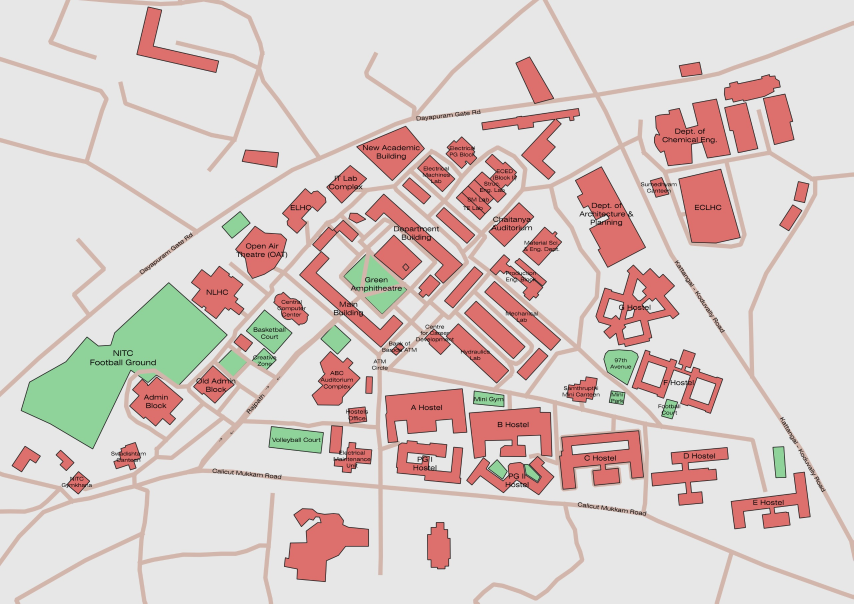
#> input picture real_map.jpeg, 2560 x 1810 px (shown at 1/3 size)
$ python trace-art-shapes.py real_map.jpeg
#> lines starting #> are read from the running program, lines starting #| are printed output that depends on the picture; after the words box and inside, x2 and y2 are one past the last pixel; in counts of white or black regions, pixels touching at a corner belong together
#!/usr/bin/env python3
"""
Traces outlines straight off the campus art, for the few shapes OpenStreetMap does not have.

    python3 scripts/trace-art-shapes.py real_map.jpeg

Most places get their footprint from OSM, which is surveyed and precise. A handful of
buildings are drawn on the art but absent from OSM entirely - G Hostel and the Department of
Chemical Engineering among them - so there is nothing to adopt. Rather than draw boxes by
eye, this flood-fills the drawn shape under each supplement point and traces its boundary,
which lands on the art's own edges to the pixel.

Fills in `outline` for any entry in scripts/place-supplement.json that lacks one and whose
point sits on a drawn shape, and writes the file back. Entries that already carry an outline
are left alone, so re-running is safe; delete an outline to force a re-trace.
"""

import json
import sys
from collections import deque
from pathlib import Path

import numpy as np
from PIL import Image

ROOT = Path(__file__).resolve().parent.parent
SUPPLEMENT = ROOT / "scripts" / "place-supplement.json"

# The art's flat fills. A pixel joins a shape if it is nearer this than TOLERANCE.
FAMILIES = {
    "building": (221, 112, 109),
    "green": (144, 211, 155),
}
TOLERANCE = 60

# Douglas-Peucker tolerance in art pixels. The shapes have long straight walls, so this
# throws away most of the staircase the tracer produces without rounding off real corners.
SIMPLIFY_EPSILON = 3.0


def family_mask(rgb, colour):
    distance = np.sqrt(((rgb.astype(np.int16) - np.array(colour, dtype=np.int16)) ** 2).sum(axis=2))
    return distance < TOLERANCE


def flood(mask, start):
    """The connected run of `mask` containing `start`, 4-connected."""
    h, w = mask.shape
    sx, sy = start
    if not (0 <= sx < w and 0 <= sy < h) or not mask[sy, sx]:
        return None
    seen = np.zeros_like(mask, dtype=bool)
    seen[sy, sx] = True
    queue = deque([(sx, sy)])
    while queue:
        x, y = queue.popleft()
        for nx, ny in ((x + 1, y), (x - 1, y), (x, y + 1), (x, y - 1)):
            if 0 <= nx < w and 0 <= ny < h and mask[ny, nx] and not seen[ny, nx]:
                seen[ny, nx] = True
                queue.append((nx, ny))
    return seen


# [63 lines left out: functions trace_boundary, perpendicular_distance, simplify, not called in this run]


def main():
    art = ROOT / (sys.argv[1] if len(sys.argv) > 1 else "real_map.jpeg")
    rgb = np.asarray(Image.open(art).convert("RGB"))
#> rgb is the input picture: shape (1810, 2560, 3); mean R, G, B 219, 205.3, 201.9
    masks = {name: family_mask(rgb, colour) for name, colour in FAMILIES.items()}
#> in family_mask, `distance = np.sqrt(((rgb.astype(np.int16) - np.array(colour, dtype=np...`:
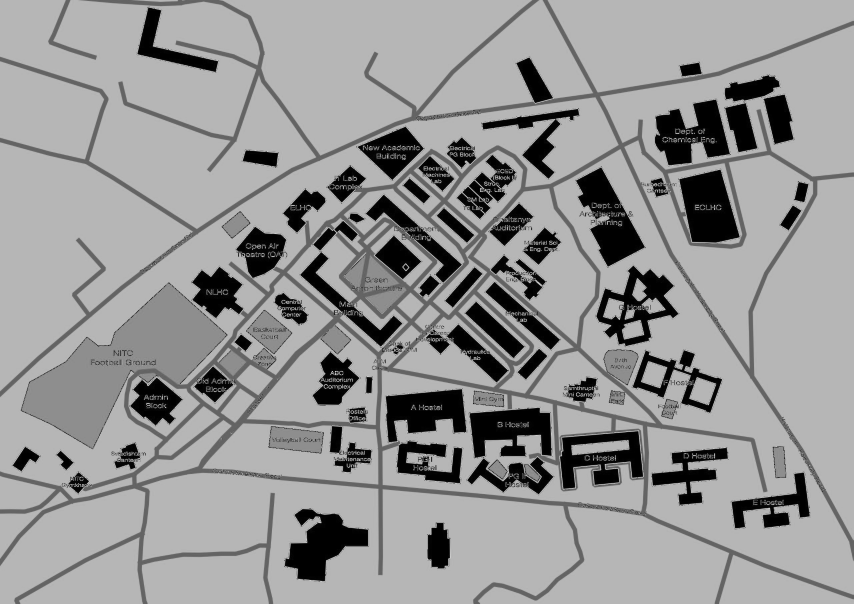
#> distance: shape (1810, 2560) float64 (shown at 1/3 size); 0.42% of the values are NaN or infinite; the others: min 0, max 239.1, mean 141.6; drawn with min black, max white, NaN and infinite black
#> in family_mask, `return distance < TOLERANCE`:
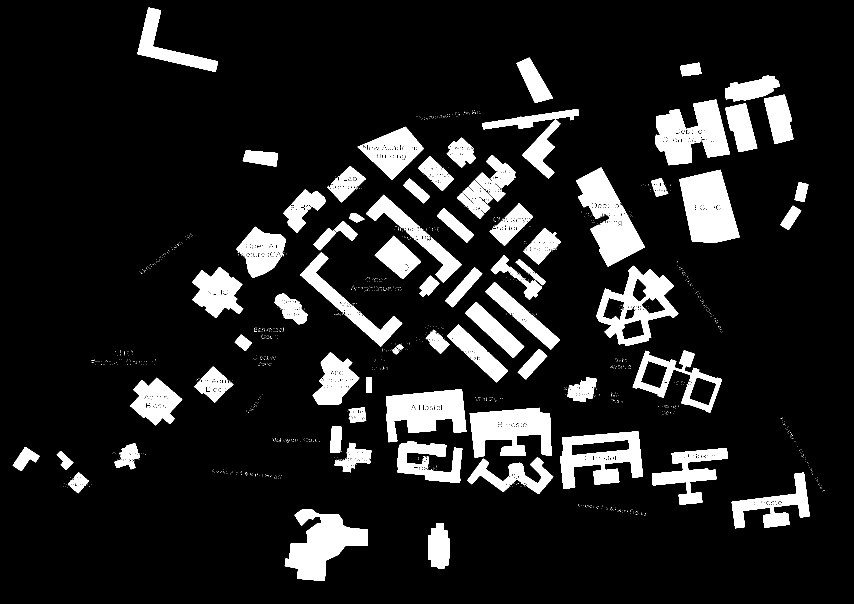
#> returned value: shape (1810, 2560) bool (shown at 1/3 size); 12.4% white; 1635 white regions (1478 under 20 px), largest, box (x1, y1, x2, y2) and area: (2038, 509, 2219, 728) 27153, (854, 1527, 1104, 1743) 27049, (1728, 502, 1934, 800) 26345
#> call 2 of family_mask, with colour = (144, 211, 155)
#> in family_mask (call 2), `distance = np.sqrt(((rgb.astype(np.int16) - np.array(colour, dtype=np...`:
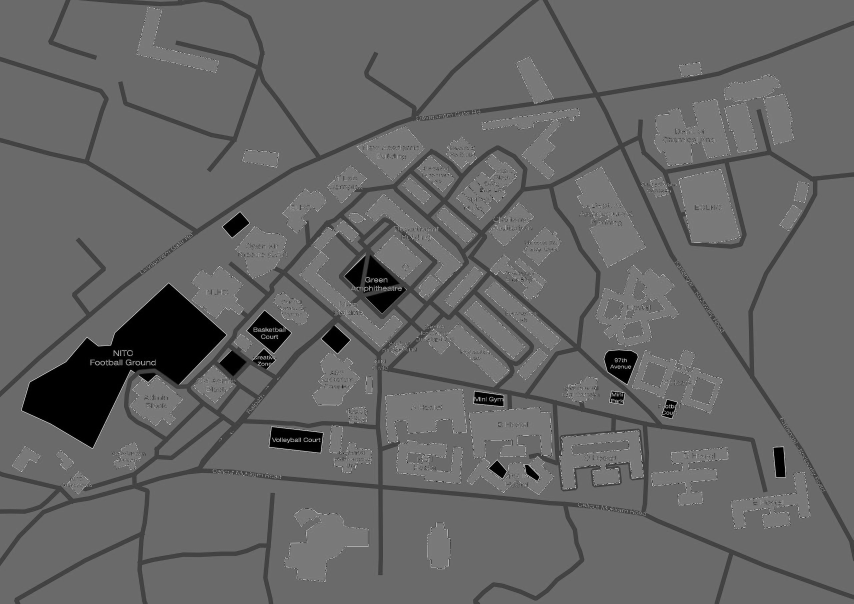
#> distance: shape (1810, 2560) float64 (shown at 1/3 size); 0.41% of the values are NaN or infinite; the others: min 1, max 278.4, mean 112.5; drawn with min black, max white, NaN and infinite black
#> in family_mask (call 2), `return distance < TOLERANCE`:
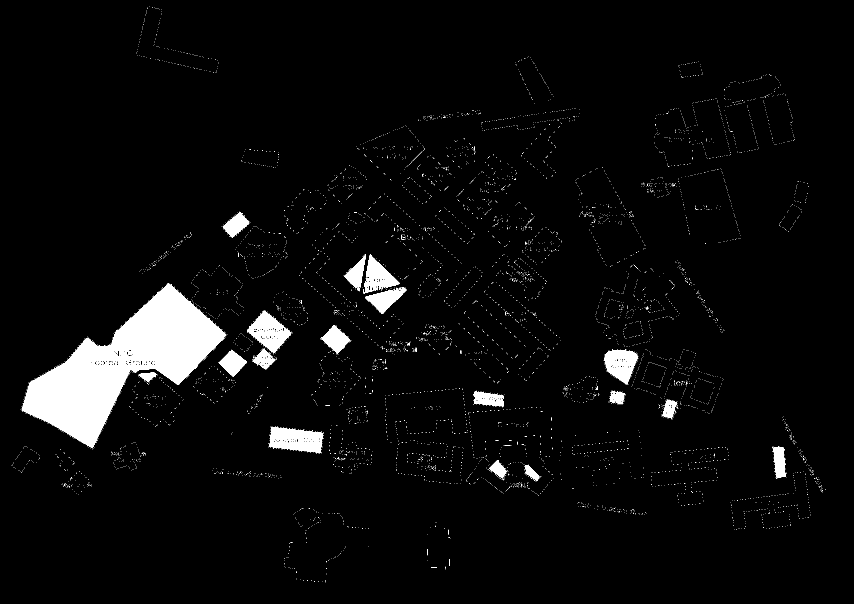
#> returned value: shape (1810, 2560) bool (shown at 1/3 size); 4% white; 7211 white regions (7169 under 20 px), largest, box (x1, y1, x2, y2) and area: (65, 850, 679, 1345) 114861, (808, 1281, 969, 1358) 8379, (741, 932, 874, 1060) 7452
#> masks = 2 items

    data = json.loads(SUPPLEMENT.read_text())
#> (reads scripts/place-supplement.json from the repository)
    changed = 0
    for entry in data["places"]:
        if entry.get("outline"):
            continue
        point = tuple(entry["at"])
        for family, mask in masks.items():
            region = flood(mask, point)
            if region is None or region.sum() < 200:
                continue
            contour = trace_boundary(region)
            if len(contour) < 8:
                continue
            simplified = simplify(contour + [contour[0]], SIMPLIFY_EPSILON)
            if simplified and simplified[0] == simplified[-1]:
                simplified = simplified[:-1]
            entry["outline"] = [[int(x), int(y)] for x, y in simplified]
            entry["outlineSource"] = f"traced from art ({family})"
            print(
                f'  {entry["name"]}: {family}, {region.sum()} px '
                f"-> {len(simplified)} vertices"
            )
            changed += 1
            break
        else:
            print(f'  {entry["name"]}: no drawn shape at {point}')

    if changed:
        SUPPLEMENT.write_text(json.dumps(data, indent=2) + "\n")
        print(f"updated {SUPPLEMENT} ({changed} traced)")
    else:
        print("nothing to trace")


if __name__ == "__main__":
    main()
